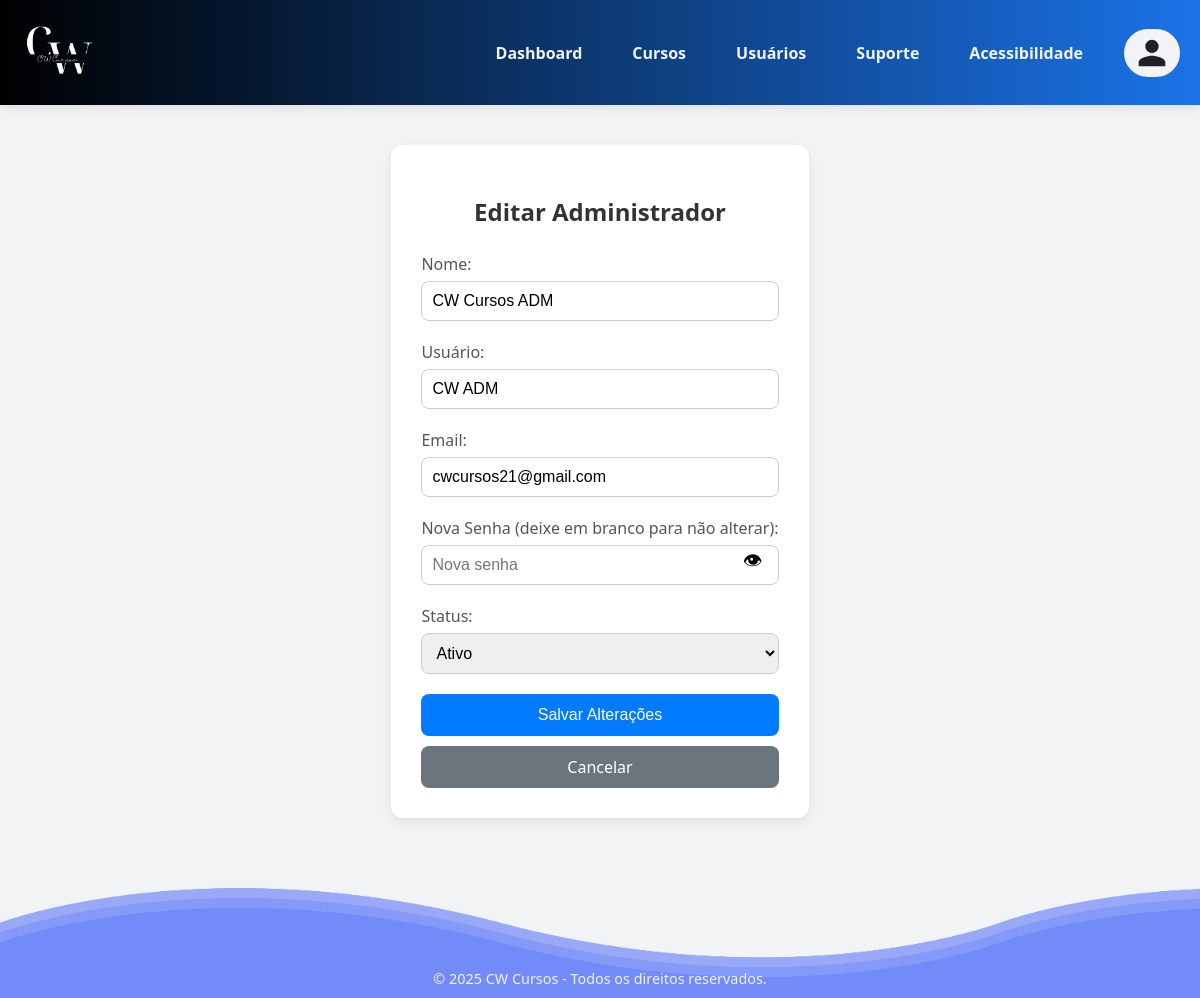
Page /adm/usuarios/funcoes/editar.php?id=52&type=administrador on the committed database.
### tables this page shows
CREATE TABLE IF NOT EXISTS `usuarios` (
  `id` int NOT NULL AUTO_INCREMENT,
  `nome` varchar(45) DEFAULT NULL,
  `usuario` varchar(50) DEFAULT NULL,
  `email` varchar(255) DEFAULT NULL,
  `senha` varchar(255) DEFAULT NULL,
  `photo` varchar(255) DEFAULT 'images/default_profile.jpg',
  `data_nascimento` date DEFAULT NULL,
  `tipo` enum('aluno','professor','administrador') NOT NULL DEFAULT 'aluno',
  `status` enum('ativo','pendente','bloqueado') NOT NULL DEFAULT 'ativo',
  `reset_token_hash` varchar(255) DEFAULT NULL,
  `reset_token_expires_at` datetime DEFAULT NULL,
  PRIMARY KEY (`id`),
  UNIQUE KEY `email` (`email`),
  UNIQUE KEY `usuario` (`usuario`) USING BTREE
);

### adm/usuarios/funcoes/editar.php (the view, shortened to what this page needs)
<?php
include '../../../funcoes/conexao.php';
$id = $_GET['id'] ?? null;
$type = $_GET['type'] ?? '';
$stmt = $conexao->prepare("SELECT * FROM usuarios WHERE id = ? AND tipo = ?");
$stmt->bind_param("is", $id, $type);
$stmt->execute();
$result = $stmt->get_result();
$usuario = $result->fetch_assoc();
?>
<!DOCTYPE html>
<html lang="pt-BR">
<head>
    <link rel="stylesheet" href="https://cdn.jsdelivr.net/npm/bootstrap-icons@1.11.3/font/bootstrap-icons.min.css">
    <link rel="stylesheet" href="css/editar.css">
    <link rel="stylesheet" href="../partials/style.css">
</head>
<body>
    <?php include '../partials/header.php'; ?>
    <div class="container">
        <div class="edit">
            <h2>Editar <?= ucfirst($type) ?></h2>
            <form method="POST">
                <label for="nome">Nome:</label>
                <input type="text" name="nome" value="<?= htmlspecialchars($usuario['nome']) ?>" required>
                <label for="usuario">Usuário:</label>
                <input type="text" name="usuario" value="<?= htmlspecialchars($usuario['usuario']) ?>" required>
                <label for="email">Email:</label>
                <input type="email" name="email" value="<?= htmlspecialchars($usuario['email']) ?>" required>
                <label for="senha">Nova Senha (deixe em branco para não alterar):</label>
                <div class="senha-container">
                    <input type="password" name="senha" id="senha" placeholder="Nova senha">
                    <button type="button" class="toggle-senha" onclick="toggleSenha()">👁</button>
                </div>
                <label for="status">Status:</label>
                <select name="status">
                    <option value="ativo" <?= $usuario['status'] === 'ativo' ? 'selected' : '' ?>>Ativo</option>
                </select>
                <button type="submit">Salvar Alterações</button>
                <a href="../<?= $type ?>/list.php?type=<?= $type ?>">Cancelar</a>
            </form>
        </div>
    </div>
    <?php include '../partials/footer.php'; ?>
</body>
</html>

### adm/usuarios/funcoes/css/editar.css (style rules this page uses)
.edit { max-width: 600px; margin: 40px auto; padding: 30px; background-color: #fff; border-radius: 12px; box-shadow: 0 4px 12px rgba(0, 0, 0, 0.08); }
.edit h2 { text-align: center; margin-bottom: 25px; color: #333; }
.edit form { display: flex; flex-direction: column; }
.edit label { margin-bottom: 6px; font-weight: 500; color: #555; }
.edit input[type="text"], .edit input[type="email"], .edit input[type="password"], .edit select { padding: 10px; margin-bottom: 20px; border: 1px solid #ccc; border-radius: 8px; font-size: 16px; transition: border-color 0.3s; }
.edit button[type="submit"] { padding: 12px; background-color: #007bff; color: white; font-size: 16px; border: none; border-radius: 8px; cursor: pointer; transition: background 0.3s; margin-bottom: 10px; }
.edit a { display: inline-block; text-align: center; padding: 10px; text-decoration: none; background-color: #6c757d; color: white; border-radius: 8px; transition: background 0.3s; }
.senha-container { position: relative; display: flex; }
.senha-container input[type="password"], .senha-container input[type="text"] { flex: 1; padding-right: 40px; }
.toggle-senha { position: absolute; right: 10px; background: none; border: none; font-size: 1.2em; cursor: pointer; }

### adm/usuarios/partials/style.css (style rules this page uses)
:root { --azul: #1A73E8; --cinza-claro: #F1F3F4; --cinza-escuro: #202124; --amarelo: #FFB400; }
html, body { height: 100%; margin: 0; display: flex; flex-direction: column; }
body { font-family: 'Segoe UI', Tahoma, Geneva, Verdana, sans-serif; background-color: var(--cinza-claro); color: var(--cinza-escuro); }
.container { flex: 1; display: flex; flex-direction: column; max-width: 1200px; margin: 0 auto; margin-bottom: 5rem; }

### rows in the picture
usuarios: nome "CW Cursos ADM", usuario "CW ADM", email "cwcursos21@gmail.com", status "Ativo"

### other values in the picture
$type "Administrador"
